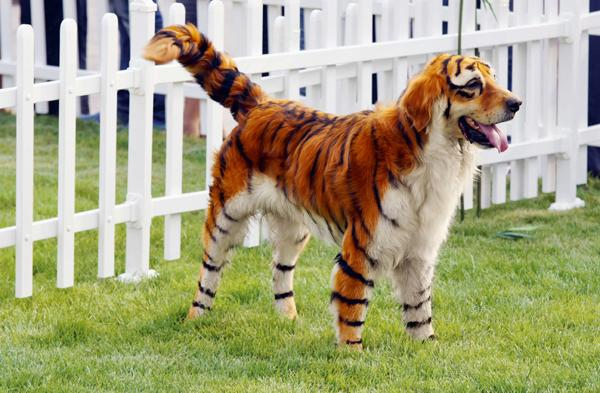
%> input picture bildat_lab3/tiger3.jpg, 600 x 393 px
$ octave graphcut_example.m   (GNU Octave 9; MATLAB toolbox functions it lacks are replaced by stand-ins)
%> lines starting %> are read from the running program, lines starting %| are printed output that depends on the picture; in (x1, y1, x2, y2) boxes, pixels count from 0 and x2, y2 are one past the last pixel; in counts of white or black regions, pixels touching at a corner belong together; the program's own positions count from 1
### bildat_lab3/graphcut_segm.m
function [ segm, prior ] = graphcut_segm(I, area, K, alpha, sigma)
% area = [ minx, miny, maxx, maxy ]

[h,w,c] = size(I);
dw = area(3) - area(1) + 1;
dh = area(4) - area(2) + 1;
mask = uint8([zeros(area(2)-1,w); zeros(dh,area(1)-1), ones(dh,dw), ...
	     zeros(dh,w-area(3)); zeros(h-area(4),w)]);
Ivec = single(reshape(I, size(I,1)*size(I,2), 3));

grey = single(rgb2gray(I));
h = fspecial('gaussian', [7,7], 0.5);
grey = imfilter(grey, h);
h = fspecial('sobel');
dx = imfilter(grey, h/4);
dy = imfilter(grey, h/4');
grad = sqrt(dx.^2 + dy.^2);
edge = (alpha*sigma)*ones(size(grey)) ./ (grad + sigma);

tic
for l=1:3

    fprintf('Find Gaussian mixture models...\n');
    fprob = mixture_prob(I, K, 10, mask);
    bprob = mixture_prob(I, K, 10, 1-mask);
    prior = reshape(fprob ./ (fprob + bprob), size(I,1), size(I,2), 1);
    toc

    fprintf('Find minimum cut...\n');
    [u, erriter, i] = cmf_cut(prior, edge);
    mask = uint8(u>0.5);
    toc

end

segm = int16(u>0.5) + 1;

### lab_3/mixture_prob.m
function prob = mixture_prob(image, K, L, mask, verbose)
    % MIXTURE_PROB -- uses mask to identify pixels from an image that are used to estimate a mixture of K Gaussian components
    % Params:
    %  - image: the image
    %  - K: number of gaussian components
    %  - L: number of Expectation-Maximisation iterations
    %  - mask: mask to be used
    % Returns:
    %  - prob: probabilities of the colour of pixels*

    if nargin < 5
        verbose = 1;
    end

    % Store all pixels for which mask=1 in a Nx3 matrix
    [height, width, ~] = size(image);
    I = im2double(reshape(image, width*height, 3));
    Mvec = reshape(mask, width*height, 1);
    Ivec = I(Mvec==1, :);
    % Randomly initialize the K components using masked pixels
    seed = 14;
    rand("seed", seed);
    % Init covariance matrix
    cov = cell(K, 1);
    cov(:) = {rand * eye(3)};
    % Init means
    size(Ivec, 1)
    means_coord = randi(size(Ivec, 1), K, 1);
    means = Ivec(means_coord, :);
    % Init weights
    W = zeros(1, K);
    W(:) = 1/K;
    % Iterate L times
    G = zeros(size(Ivec, 1), K);
    for i = 1:L
        if verbose > 1
            fprintf('EM iter: %g\n', i)
        end
        % Expectation: Compute probabilities P_ik using masked pixels
        for k = 1:K
            dif = bsxfun(@minus, Ivec, means(k, :));
            G(:, k) = 1/sqrt((2 * pi)^3*det(cov{k})) * exp(-0.5*sum((dif*inv(cov{k}).*dif), 2));
        end
        P = bsxfun(@times, W, G);
        s = sum(P, 2);
        P = bsxfun(@rdivide, P, s);
        % Maximization: Update weights, means and covariances using masked pixels
        W = sum(P, 1) / size(P, 1);
        for k = 1:K
            if verbose > 1
                fprintf(' - %g\n', k)
            end
            means(k, :) = P(:, k)'*Ivec / sum(P(:, k), 1);
            dif = bsxfun(@minus, Ivec, means(k, :));
            cov{k} = (dif'*bsxfun(@times, P(:, k), dif)) / sum(P(:, k), 1);
        end
    end
    % Compute probabilities p(c_i) in Eq.(3) for all pixels I.
    G = zeros(size(I, 1), K);
    for k = 1:K
        dif = bsxfun(@minus, I, means(k, :));
        G(:, k) = 1/sqrt((2*pi)^3*det(cov{k})) * exp(-0.5*sum((dif*inv(cov{k}).*dif), 2));
    end
    prob = sum(bsxfun(@times, W, G), 2);
    prob = reshape(prob, height, width, 1);
end

### bildat_lab3/cmf_cut.m
function [u, erriter, i] = cmf_cut(ur, alpha)
%
%   Performing the continuous max-flow algorithm to solve the
%   continuous min-cut problem in 2D
%
%   Usage: [u, erriter, i, timet] = CMF_Cut;
%
%   Inputs: there is no input since all data and parameters can be
%           adjusted within the program
%
%   Outputs:
%       - u: the final results u(x) in [0,1]. As the following paper,
%           the global binary result can be available by threshholding u
%           by any constant alpha in (0,1):
%
%           Nikolova, M.; Esedoglu, S.; Chan, T. F.
%           Algorithms for Finding Global Minimizers of Image Segmentation and Denoising Models
%           SIAM J. App. Math., 2006, 66, 1632-1648
%
%       - erriter: it returns the error evaluation of each iteration,
%           i.e. it shows the convergence rate. One can check the algorithm
%           performance.
%
%       - i: gives the total number of iterations, when the algorithm converges.
%
%       - timet: gives the total computation time.
%
%   Example:
%       >> [u, erriter, i, timet] = CMF_Cut;
%
%       >> us = max(u, beta);  % where beta in (0,1)
%
%       >> imagesc(us), colormap gray, axis image, axis off;figure(gcf)
%
%       >> figure, loglog(erriter,'DisplayName','erriterN');figure(gcf)
%
%
%
%   The original algorithm was proposed in the following papers:
%
%   [1] Yuan, J.; Bae, E.;  Tai, X.-C.
%       A Study on Continuous Max-Flow and Min-Cut Approaches
%       CVPR, 2010
%
%   [2] Yuan, J.; Bae, E.; Tai, X.-C.; Boycov, Y.
%       A study on continuous max-flow and min-cut approaches. Part I: Binary labeling
%       UCLA CAM, Technical Report 10-61, 2010
%
%   The mimetic finite-difference discretization method was proposed for
%   the total-variation function in the paper:
%
%   [1] Yuan, J.; Schn{\"o}rr, C.; Steidl, G.
%       Simultaneous Optical Flow Estimation and Decomposition
%       SIAM J.~Scientific Computing, 2007, vol. 29, page 2283-2304, number 6
%
%   This software can be used only for research purposes, you should cite ALL of
%   the aforementioned papers in any resulting publication.
%
%   Please email cn.yuanjing@gmail.com for any questions, suggestions and bug reports
%
%   The Software is provided "as is", without warranty of any kind.
%
%
%                       Version 1.0
%           https://sites.google.com/site/wwwjingyuan/
%
%           Copyright 2011 Jing Yuan (cn.yuanjing@gmail.com)
%

[rows, cols] = size(ur);
imgSize = rows*cols;

% define the required parameters:
%
%   - alpha: the penalty parameter to the total-variation term.
%       For the case without incorporating image-edge weights, alpha is given
%       by the constant everywhere. For the case with image-edge weights,
%       alpha is given by the pixelwise weight function:
%
%       For example, alpha(x) = b/(1 + a*| nabla f(x)|) where b and a are positive
%       constants and |nabla f(x)| gives the strength of the local gradient.
%
%   - cc: gives the step-size of the augmented Lagrangian method.
%       The optimal range of cc is [0.3, 3].
%
%   - errbound: the error bound for convergence.
%
%   - numIter: the maximum iteration number.
%
%   - steps: the step-size for the graident-projection step to the
%       total-variation function. The optimal range of steps is [0.1,
%       0.17].
%

% alpha = alphafac*ones(rows,cols);
cc = 0.3;
errbound = 1e-4;
numIter = 100;
steps = 0.16;

% build up the data terms
ulab(1) = 0.0; %0.15;
ulab(2) = 1.0; %0.6;
Cs = abs(ur - ulab(1));
Ct = abs(ur - ulab(2));

urb = 0.8*ur + 0.1;
Cs = -log(1.0 - urb);
Ct = -log(urb);


% set the initial values
%   - the initial value of u is set to be an initial cut, see below.
%   - the initial values of two terminal flows ps and pt are set to be the
%     specified legal flows.
%   - the initial value of the spatial flow fiels p = (pp1, pp2) is set to
%   be zero.

u = double((Cs-Ct) >= 0);
ps = min(Cs, Ct);
pt = ps;

pp1 = zeros(rows, cols+1);
pp2 = zeros(rows+1, cols);
divp = pp1(:,2:cols+1)-pp1(:,1:cols)+pp2(2:rows+1,:)-pp2(1:rows,:);

erriter = zeros(numIter,1);

for i = 1:numIter

	% update the spatial flow field p = (pp1, pp2):
    %   the following steps are the gradient descent step with steps as the
    %   step-size.

    pts = divp - (ps - pt  + u/cc);
    pp1(:,2:cols) = pp1(:,2:cols) + steps*(pts(:,2:cols) - pts(:,1:cols-1));
    pp2(2:rows,:) = pp2(2:rows,:) + steps*(pts(2:rows,:) - pts(1:rows-1,:));

    % the following steps give the projection to make |p(x)| <= alpha(x)

    gk = sqrt((pp1(:,1:cols).^2 + pp1(:,2:cols+1).^2 + pp2(1:rows,:).^2 + pp2(2:rows+1,:).^2)*0.5);
    gk = double(gk <= alpha) + double(~(gk <= alpha)).*(gk ./ alpha);
    gk = 1 ./ gk;

    pp1(:,2:cols) = (0.5*(gk(:,2:cols) + gk(:,1:cols-1))).*pp1(:,2:cols);
    pp2(2:rows,:) = (0.5*(gk(2:rows,:) + gk(1:rows-1,:))).*pp2(2:rows,:);

    divp = pp1(:,2:cols+1)-pp1(:,1:cols)+pp2(2:rows+1,:)-pp2(1:rows,:);

    % updata the source flow ps

    pts = divp + pt - u/cc + 1/cc;
    ps = min(pts, Cs);

    % update the sink flow pt

    pts = - divp + ps + u/cc;
    pt = min(pts, Ct);

	% update the multiplier u

	erru = cc*(divp + pt  - ps);
	u = u - erru;

    % evaluate the avarage error

    erriter(i) = sum(sum(abs(erru)))/imgSize;

    if (erriter(i) < errbound)
        break;
    end
end

msg = sprintf('number of iterations = %u. \n', i);
disp(msg);

### bildat_lab3/mean_segments.m
function Inew = mean_segments(I, segm)

N = max(max(segm));
[h, w, c] = size(I);
Ic = single(reshape(I, [h*w, c]));
sc = reshape(segm, [h*w,1]);
cols = zeros(N, c);
nums = zeros(N, 1);
for i=1:h*w
    s = sc(i);
    cols(s,:) = cols(s,:) + Ic(i,:);
    nums(s) = nums(s) + 1;
end
cols = bsxfun(@rdivide, cols, nums);
Inew = uint8(reshape(cols(sc,:), [h,w,c]));

### bildat_lab3/overlay_bounds.m
function imout = overlap_bounds(im, segm)
[h,w] = size(segm);
imcut = segm(2:h-1,2:w-1);
diff = [ ones(1,w) ; ones(h-2,1), ((imcut==segm(3:h,2:w-1)) & (imcut==segm(2:h-1,3:w)) & (imcut==segm(1:h-2,2:w-1)) & (imcut==segm(2:h-1,1:w-2))), ones(h-2,1); ones(1,w) ];
mask = repmat(uint8(diff), [1,1,3]);
imout = (im .* mask);
imout(:,:,1) = imout(:,:,1) + (1 - mask(:,:,1))*255;

### bildat_lab3/graphcut_example.m
scale_factor = 0.5;          % image downscale factor
area = [80, 110, 570, 300];  % image region to train foreground with
K = 16;                      % number of mixture components
alpha = 12.0;                 % maximum edge cost
sigma = 14.0;                % edge cost decay factor

I = imread('tiger3.jpg');
%> I is the input picture: size 393x600x3 uint8; mean R, G, B 166.4, 163.6, 127.4
I = imresize(I, scale_factor);
%> I: size 197x300x3 uint8
Iback = I;
area = int16(area*scale_factor);
[ segm, prior ] = graphcut_segm(I, area, K, alpha, sigma);
%> in graphcut_segm, `edge = (alpha*sigma)*ones(size(grey)) ./ (grad + sigma);`:
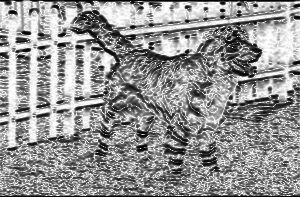
%> edge: size 197x300 single; min 0.456, max 12, mean 7.21; drawn with min black and max white
%> the loop in graphcut_segm, `for l=1:3` made 3 passes
%> pass 1, in cmf_cut, `Ct = abs(ur - ulab(2));`:
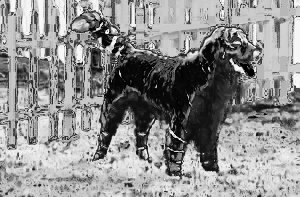
%> Ct: size 197x300 double; min 1.75e-07, max 0.98, mean 0.561
%> in graphcut_segm, `segm = int16(u>0.5) + 1;`:
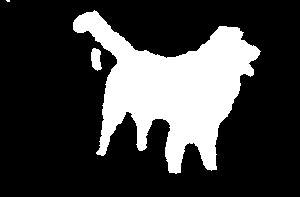
%> segm: size 197x300 int16; values 1 (black) and 2 (white), 24% white; 3 white regions (1 under 20 px), largest, box (x1, y1, x2, y2) and area: (73, 10, 261, 174) 13995, (91, 48, 102, 71) 188
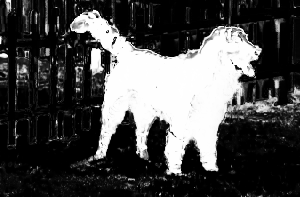
%> prior: size 197x300 double; min 8.65e-08, max 1, mean 0.287

Inew = mean_segments(Iback, segm);
%> in mean_segments, `N = max(max(segm));`: N = 2
%> after the loop in mean_segments, `for i=1:h*w`: cols = [7798499 8190738 6408207; 2033833 1480018 1118548]; nums = [44910; 14190]
%> in mean_segments, `cols = bsxfun(@rdivide, cols, nums);`: cols = [173.6 182.4 142.7; 143.3 104.3 78.83]
%> in mean_segments, `Inew = uint8(reshape(cols(sc,:), [h,w,c]));`:
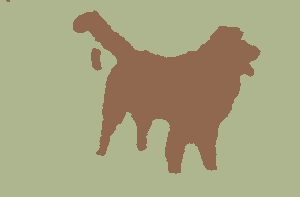
%> Inew: size 197x300x3 uint8; mean R, G, B 166.6, 163.3, 127.6
I = overlay_bounds(Iback, segm);
%> in overlap_bounds, `imcut = segm(2:h-1,2:w-1);`: imcut: size 195x298 int16; values 1 (black) and 2 (white), 24.4% white; 3 white regions (1 under 20 px), largest, box (x1, y1, x2, y2) and area: (72, 9, 260, 173) 13995, (90, 47, 101, 70) 188
%> in overlap_bounds, `diff = [ ones(1,w) ; ones(h-2,1), ((imcut==segm(3:h,2:w-1)) & (imcut==..`:
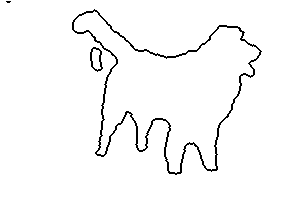
%> diff: size 197x300 double; values 0 (black) and 1 (white), 97.2% white; black in thin lines or dots, all inside (x1, y1, x2, y2) = (6, 1, 262, 175)
%> in overlap_bounds, `imout(:,:,1) = imout(:,:,1) + (1 - mask(:,:,1))*255;`:
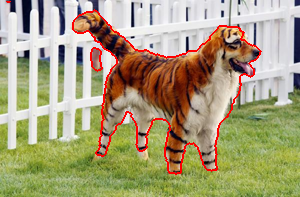
%> imout: size 197x300x3 uint8; mean R, G, B 168.4, 158.8, 123.2
imwrite(Inew,'result/graphcut1.png')
imwrite(I,'result/graphcut2.png')
imwrite(prior,'result/graphcut3.png')
subplot(2,2,1); imshow(Inew);
subplot(2,2,2); imshow(I);
subplot(2,2,3); imshow(prior);

$ run again, with bildat_lab3/tiger1.jpg copied over bildat_lab3/tiger3.jpg
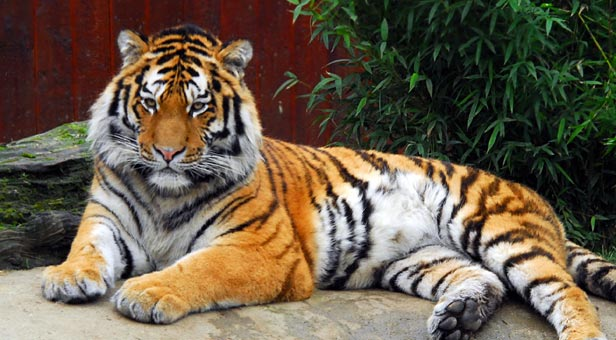
%> input picture bildat_lab3/tiger1.jpg, 616 x 340 px
%> I is the input picture: size 340x616x3 uint8; mean R, G, B 106, 92.5, 74.4
%> I: size 170x308x3 uint8
%> the loop in graphcut_segm, `for l=1:3` made 3 passes
%> i on passes 1 to 3: 100, 95, 89
%> in graphcut_segm, `segm = int16(u>0.5) + 1;`:
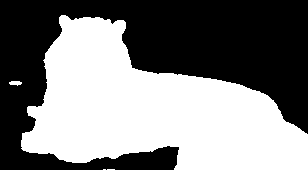
%> segm: size 170x308 int16; values 1 (black) and 2 (white), 49.7% white; 4 white regions (2 under 20 px), largest, box (x1, y1, x2, y2) and area: (21, 15, 308, 170) 25940, (9, 81, 22, 86) 47
%> N = 2
%> after the loop in mean_segments, `for i=1:h*w`: cols = [1567161 1445284 1138323; 3984469 3398939 2755516]; nums = [26362; 25998]
%> in mean_segments, `cols = bsxfun(@rdivide, cols, nums);`: cols = [59.45 54.82 43.18; 153.3 130.7 106]
%> imcut: size 168x306 int16; values 1 (black) and 2 (white), 50.2% white; 1 black region, box (x1, y1, x2, y2) and area: (0, 0, 306, 168) 25590
%> diff: size 170x308 double; values 0 (black) and 1 (white), 97.5% white; black in thin lines or dots, all inside (x1, y1, x2, y2) = (8, 14, 307, 169)
%> in overlap_bounds, `imout(:,:,1) = imout(:,:,1) + (1 - mask(:,:,1))*255;`:
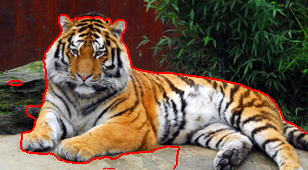
%> imout: size 170x308x3 uint8; mean R, G, B 109.6, 90, 72.3

$ run again, with bildat_lab3/tiger2.jpg copied over bildat_lab3/tiger3.jpg
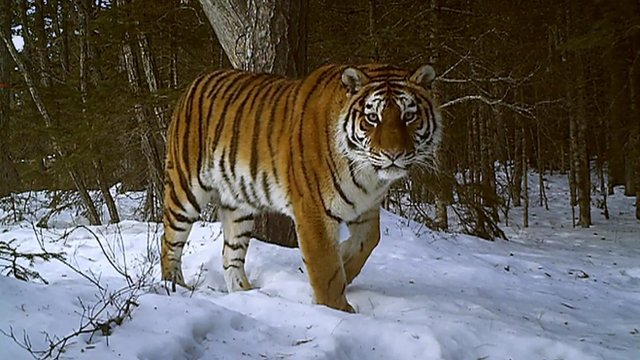
%> input picture bildat_lab3/tiger2.jpg, 640 x 360 px
%> I is the input picture: size 360x640x3 uint8; mean R, G, B 97.4, 93.3, 88.1
%> I: size 180x320x3 uint8
%> in graphcut_segm, `segm = int16(u>0.5) + 1;`:
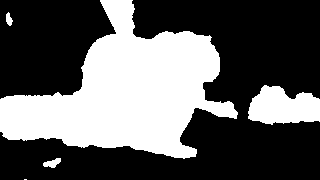
%> segm: size 180x320 int16; values 1 (black) and 2 (white), 36.8% white; 5 white regions (1 under 20 px), largest, box (x1, y1, x2, y2) and area: (0, 0, 238, 159) 18918, (248, 85, 320, 125) 2097, (43, 158, 61, 168) 108, (6, 12, 13, 26) 63
%> N = 2
%> after the loop in mean_segments, `for i=1:h*w`: cols = [3104904 3057381 3004218; 2504146 2315767 2069000]; nums = [36411; 21189]
%> in mean_segments, `cols = bsxfun(@rdivide, cols, nums);`: cols = [85.27 83.97 82.51; 118.2 109.3 97.65]
%> imcut: size 178x318 int16; values 1 (black) and 2 (white), 37.3% white; 4 white regions, box (x1, y1, x2, y2) and area: (0, 0, 237, 158) 18852, (247, 84, 318, 124) 2074, (42, 157, 60, 167) 108, (5, 11, 12, 25) 63
%> diff: size 180x320 double; values 0 (black) and 1 (white), 96.7% white; black in thin lines or dots
%> in overlap_bounds, `imout(:,:,1) = imout(:,:,1) + (1 - mask(:,:,1))*255;`:
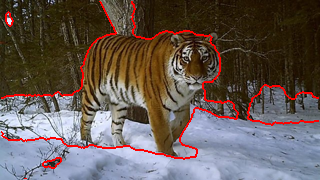
%> imout: size 180x320x3 uint8; mean R, G, B 102.4, 89.9, 84.7
